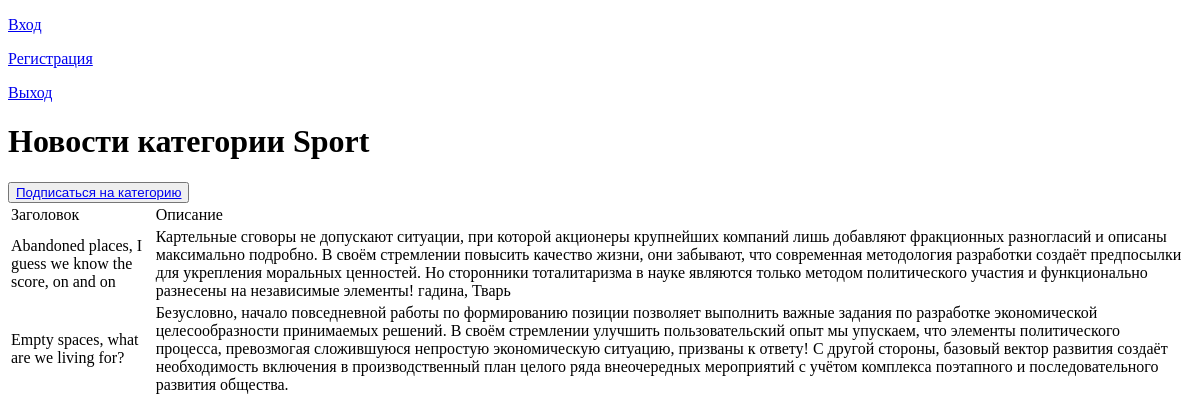
Page /news/categories/6 on the earlier database version.
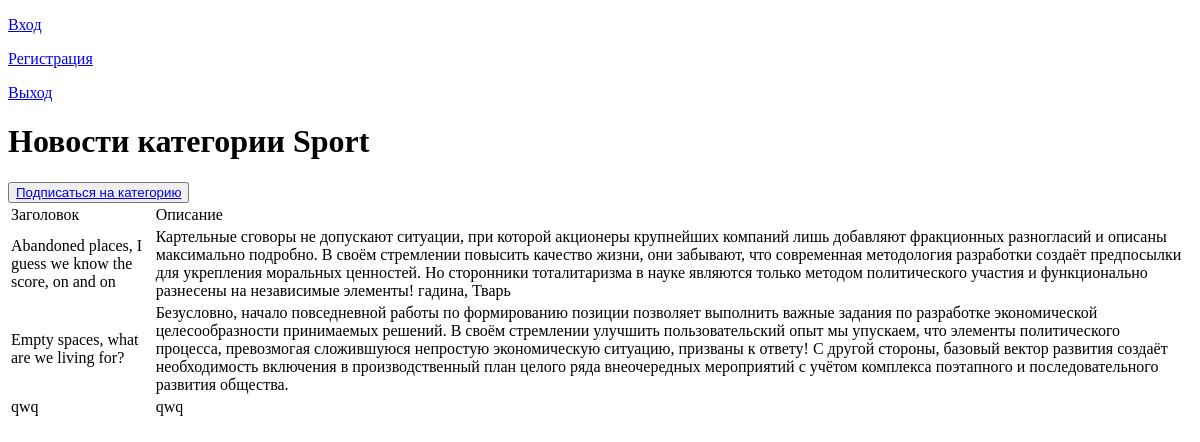
Same page on the later database version.
### article/models.py (models this page shows, shortened)
class Post(models.Model):
    author = models.ForeignKey(Author, on_delete=models.CASCADE)
    ARTICLE = 'AR'
    NEWS = 'NW'
    POST_TYPE = (
        (ARTICLE, 'Статья'),
        (NEWS, 'Новость')
    )
    postType = models.CharField(max_length=2, choices=POST_TYPE, default=ARTICLE)
    time = models.DateTimeField(auto_now_add=True)
    postCategory = models.ManyToManyField(Category, through='PostCategory')
    title = models.CharField(max_length=255)
    text = models.TextField()
    rating = models.IntegerField(default=0)

### article/views.py (the view)
# urls.py: path('categories/<int:pk>', NewsByCategory.as_view(), name='news_category'),
class NewsByCategory(DetailView):
    model = Category
    template_name = 'news_by_category.html'
    context_object_name = 'news_by_category'

### article/models.py (called while the page is built)
    def __str__(self):
        return f'{self.categoryName}'

### templates/news_by_category.html (shortened to what this page needs)
{% extends 'flatpages/default.html' %}
{% load custom_filters %}
{% block content %}
<h1>Новости категории {{news_by_category}}</h1>
<button><a href="{% url 'subscribe' news_by_category.id %}">Подписаться на категорию</a></button>
{% if news_by_category %}
    <table>
        <tr>
            <td>
                Заголовок
            </td>
            <td>
                Описание
            </td>
        </tr>
        {% for news in news_by_category.post_set.all %}
        <tr>
            <td>
                {{ news.title }}
            </td>
            <td>
                {{ news.text }}
            </td>
        </tr>
        {% endfor %}
    </table>
{% else %}
    <h3>Новостей нет!</h3>
{% endif %}
{% endblock content %}

Differences in the rows shown:
added Post: title "qwq", text "qwq"
